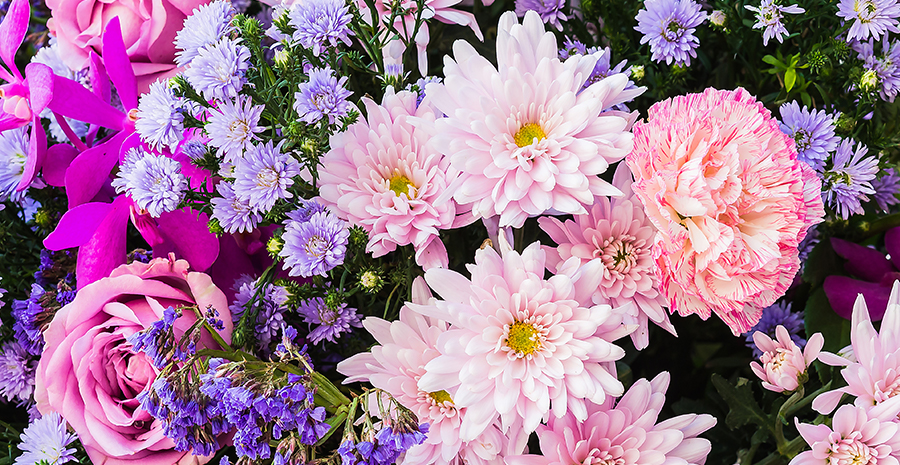
#> input picture bahan-gambar.jpg, 900 x 465 px
$ python 312210695-JoseJulian-KNN.py
#> lines starting #> are read from the running program, lines starting #| are printed output that depends on the picture
import cv2
import numpy as np
from sklearn.cluster import KMeans
import matplotlib.pyplot as plt

def load_image(image_path):
#> called with image_path = 'bahan-gambar.jpg'
    image = cv2.imread(image_path)
#> image is the input picture: shape (465, 900, 3); mean B, G, R 149.3, 121.9, 161.7
    image = cv2.cvtColor(image, cv2.COLOR_BGR2RGB)
    return image

def segment_image(image, k):
    # Ubah gambar menjadi array 2D dari piksel
    pixel_values = image.reshape((-1, 3))
    pixel_values = np.float32(pixel_values)

    # Implementasi clustering KMeans
    kmeans = KMeans(n_clusters=k, random_state=42)
    kmeans.fit(pixel_values)

    # Ganti setiap nilai piksel dengan nilai pusat yang sesuai
    centers = np.uint8(kmeans.cluster_centers_)
    labels = kmeans.labels_
    segmented_image = centers[labels.flatten()]

    # Ubah kembali ke dimensi gambar asli
    segmented_image = segmented_image.reshape(image.shape)
    return segmented_image

def main():
    # Memuat gambar
    image_path = 'bahan-gambar.jpg'
    image = load_image(image_path)

    # Jumlah cluster
    k = 3  # Anda bisa mengubah jumlah cluster

    # Segmentasi gambar
    segmented_image = segment_image(image, k)
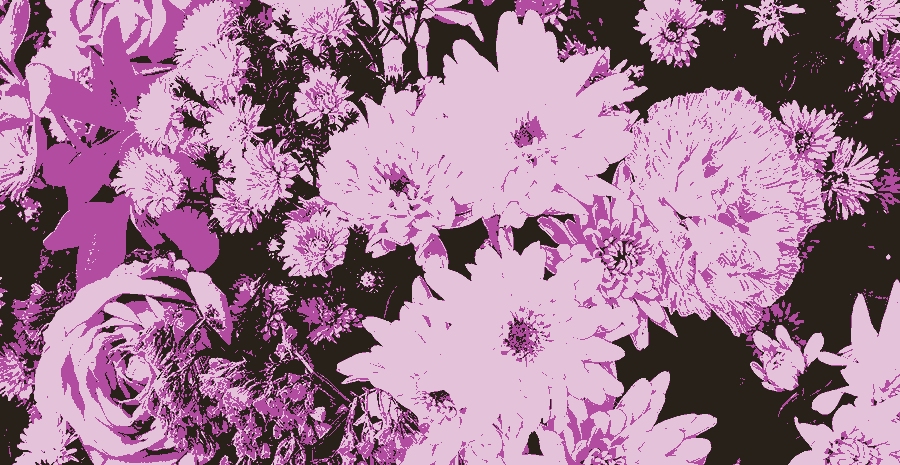
#> segmented_image: shape (465, 900, 3); mean R, G, B 161.4, 121, 148.7

    # Simpan dan tampilkan gambar yang telah tersegmentasi
    output_path = 'gambar_tersegmentasi.jpg'
    plt.imsave(output_path, segmented_image)
    plt.imshow(segmented_image)
    plt.axis('off')
    plt.show()

if __name__ == "__main__":
    main()
